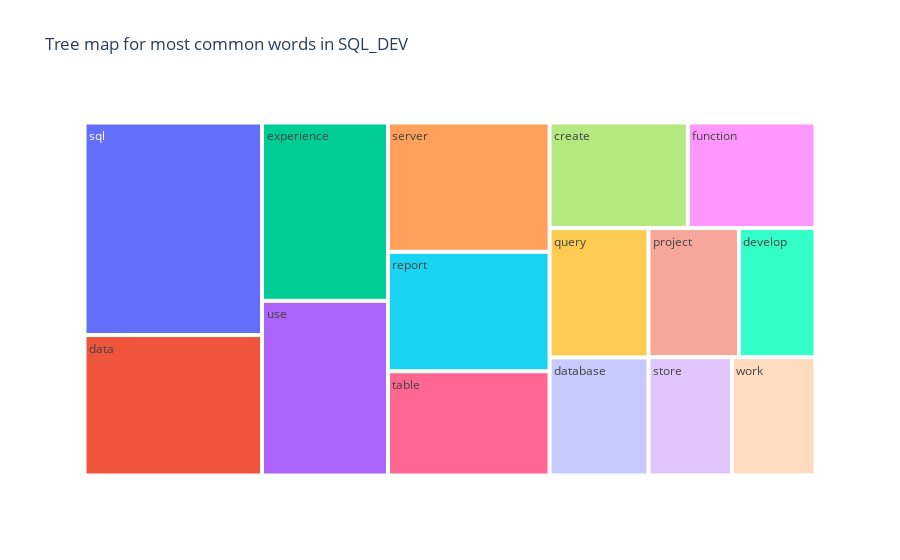

Notebook cell for this chart:
### Code cell
fig=px.treemap(temp_sql,path=["Common_words"],values="count",title="Tree map for most common words in SQL_DEV")
fig.show()

### Figure 1 — Plotly figure (JSON) as saved in the notebook; plotly's stock layout.template omitted (floating-point values rounded to 4 significant figures)
{"data": [{"branchvalues": "total", "domain": {"x": [0, 1], "y": [0, 1]}, "hovertemplate": "labels=%{label}<br>count=%{value}<br>parent=%{parent}<br>id=%{id}<extra></extra>", "ids": ["create", "data", "database", "develop", "experience", "function", "project", "query", "report", "server", "sql", "store", "table", "use", "work"], "labels": ["create", "data", "database", "develop", "experience", "function", "project", "query", "report", "server", "sql", "store", "table", "use", "work"], "name": "", "parents": ["", "", "", "", "", "", "", "", "", "", "", "", "", "", ""], "type": "treemap", "values": [65, 111, 52, 44, 100, 60, 52, 57, 86, 93, 168, 44, 75, 98, 44]}], "layout": {"legend": {"tracegroupgap": 0}, "title": {"text": "Tree map for most common words in SQL_DEV"}}}
